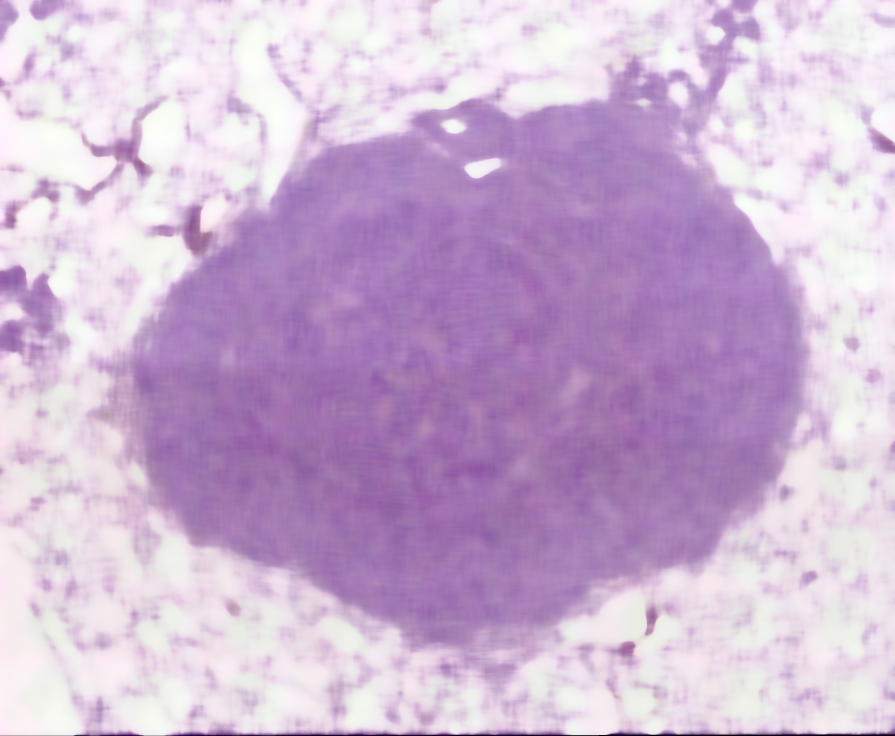
#> input picture stain_registration/TestData/median_CC10.jpg, 4473 x 3679 px (shown at 1/5 size)
$ python template_matching_ORB.py
#> lines starting #> are read from the running program, lines starting #| are printed output that depends on the picture
# -*- coding: utf-8 -*-
"""
Created on Tue Jun 11 21:03:48 2024

@author: argajashende
"""
import cv2
import numpy as np
import matplotlib.pyplot as plt
from PIL import Image

def detect_orb_features(source, template, max_features):
    # Convert images to grayscale
    source_gray = cv2.cvtColor(source, cv2.COLOR_BGR2GRAY)
    template_gray = cv2.cvtColor(template, cv2.COLOR_BGR2GRAY)

    # Dectect ORB feature and compute descriptors
    orb = cv2.ORB_create(max_features)
    keypts1, dsc1 = orb.detectAndCompute(source_gray, None)
    keypts2, dsc2 = orb.detectAndCompute(template_gray, None)

    return keypts1, dsc1, keypts2, dsc2

def draw_matches(source, template, keypts1, dsc1, keypts2, dsc2):
    # Hamming distance to match the descriptor
    bf = cv2.BFMatcher(cv2.NORM_HAMMING, crossCheck=True)
    matches = bf.knnMatch(dsc1, dsc2, k=2)
    #matches = sorted(matches, key = lambda x:x.distance)
    # Sort matches by score

    #matches.sort(key=lambda x: x.distance, reverse=False)
    # store all the good matches as per Lowe's ratio test.
    good = []
    for m,n in matches:
        if m.distance < 0.7*n.distance:
            good.append(m)
  # Draw matches
    matches_image = cv2.drawMatches(source, keypts1, template, keypts2, good,None,flags=cv2.DrawMatchesFlags_DEFAULT | cv2.DrawMatchesFlags_DRAW_RICH_KEYPOINTS)
    plt.figure(figsize=(10,20), dpi=600)
    plt.imshow(matches_image)

    return matches

def register_images(source, template):
    max_features = 5000
    # Compute keypoints and descriptors
    keypts1, dsc1, keypts2, dsc2 = detect_orb_features(source, template, max_features)

    # Compute matches
    matches = draw_matches(source, template, keypts1, dsc1, keypts2, dsc2)

    # Extract location of matches
    points1 = np.float32([keypts1[m.queryIdx].pt for m in matches])
    points2 = np.float32([keypts2[m.trainIdx].pt for m in matches])

    # Find homography
    homography_matrix, mask = cv2.findHomography(points1, points2, cv2.RANSAC, 5.0)

    # Register
    h, w= template.shape[:2]
    registered_image = cv2.warpPerspective(source, homography_matrix, (w, h))
    plt.imshow(registered_image)
    #print(registered_image.shape)
    #return matches

source_image_path = './TestData/median_CC10.jpg'
source = np.array(Image.open(source_image_path))
#> source is the input picture: shape (3679, 4473, 3); mean R, G, B 204.3, 179.5, 211.1

template_image_path = './TestData/median_HE.jpg'
template = np.array(Image.open(template_image_path))
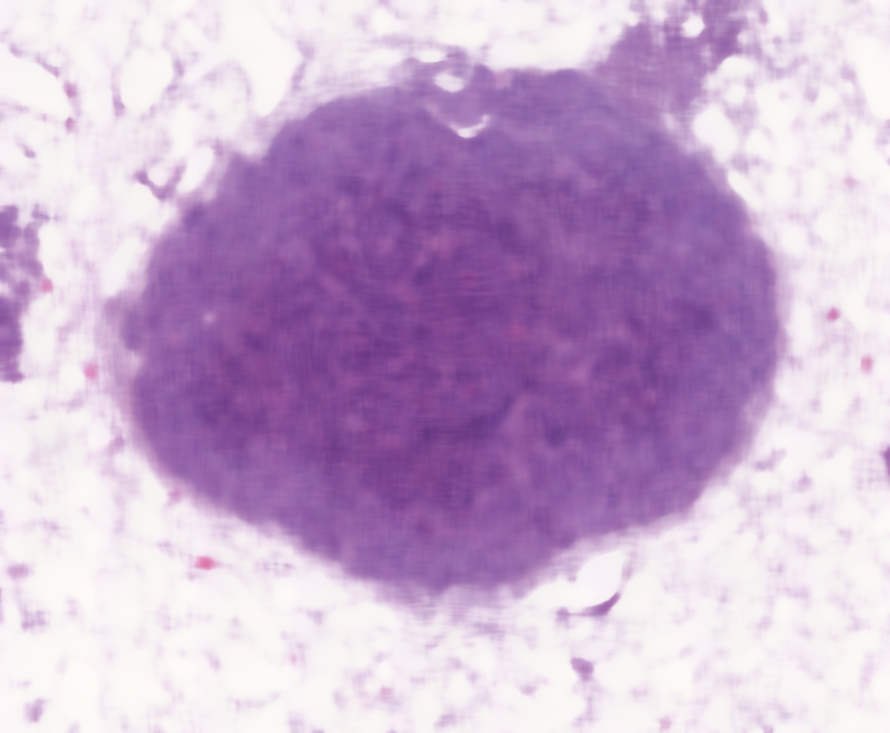
#> input picture stain_registration/TestData/median_HE.jpg, 4450 x 3664 px (shown at 1/5 size)
#> template is the input picture: shape (3664, 4450, 3); mean R, G, B 199.7, 172.7, 206.8


register_images(source, template)
#> in detect_orb_features, `source_gray = cv2.cvtColor(source, cv2.COLOR_BGR2GRAY)`:
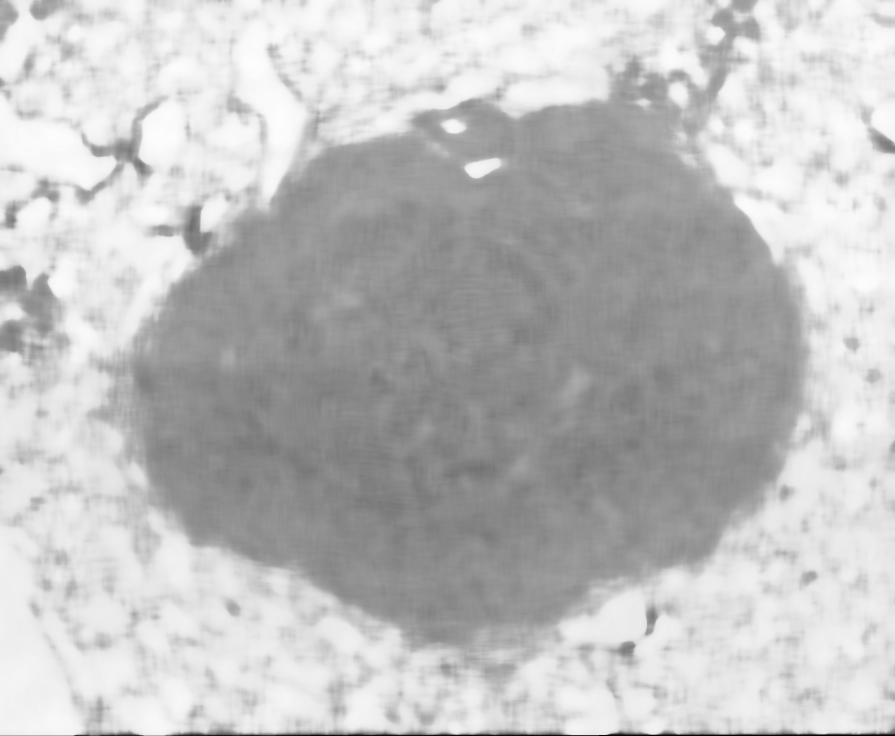
#> source_gray: shape (3679, 4473) (shown at 1/5 size); min 0, max 254, mean 191.8
#> in detect_orb_features, `template_gray = cv2.cvtColor(template, cv2.COLOR_BGR2GRAY)`:
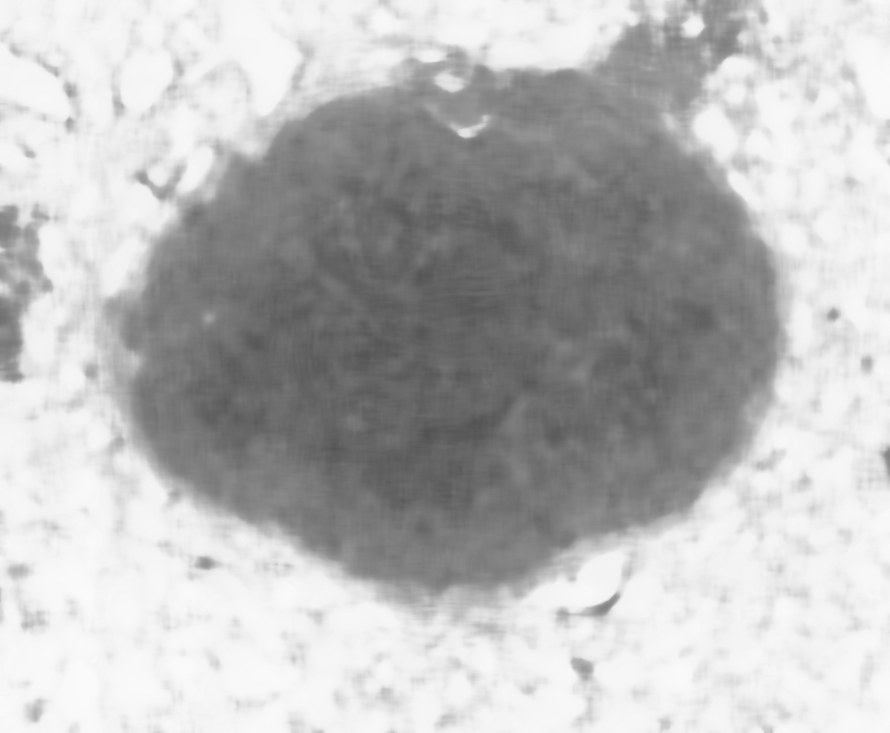
#> template_gray: shape (3664, 4450) (shown at 1/5 size); min 82, max 251, mean 186
#> in detect_orb_features, `keypts1, dsc1 = orb.detectAndCompute(source_gray, None)`: keypts1 = 9 keypoints; (x, y, size): (3171, 3228, 111.1), (3228, 3171, 111.1), (3174, 3228, 92.6), (1003, 1036, 111.1), (3175, 3230, 77.1), (233, 1383, 111.1), (559, 778, 111.1), (3623, 168, 111.1), (856, 1179, 111.1)
#> in detect_orb_features, `keypts2, dsc2 = orb.detectAndCompute(template_gray, None)`: keypts2 = 2 keypoints; (x, y, size): (344, 591, 111.1), (279, 376, 111.1)
#> (the run stopped early here; a loop or call above may not have finished)
